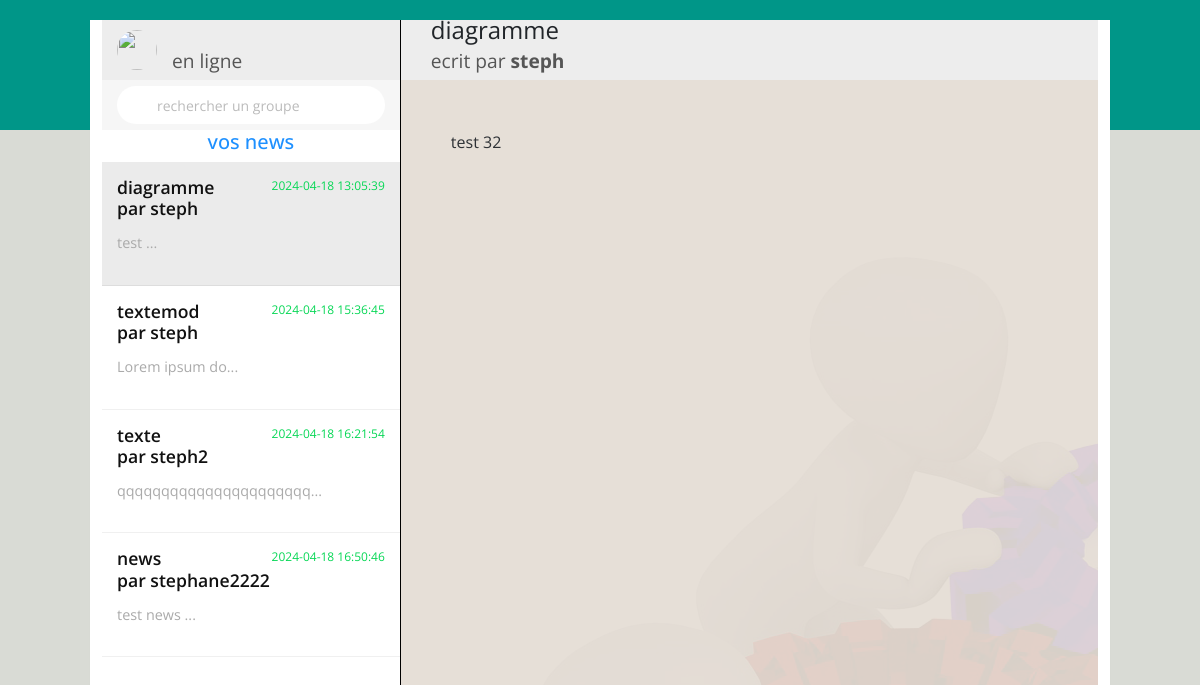
The page /?p=contentnews&id=1 (signed in) on the database its author committed.
### tables this page shows
CREATE TABLE `news` (
  `id` smallint(5) UNSIGNED NOT NULL,
  `auteur` varchar(30) NOT NULL,
  `titre` varchar(100) NOT NULL,
  `contenu` text NOT NULL,
  `dateAjout` datetime NOT NULL,
  `dateModif` datetime NOT NULL
);

### models/NewsManager.php (called while the page is built, shortened)
<?php
class NewsManager {
    private $db;
    public function __construct($db) {
        $this->db = $db;
    }
    public function read($id) {
        $query = "SELECT * FROM news WHERE id = :id";
        $stmt = $this->db->prepare($query);
        $stmt->bindValue(':id', $id);
        $stmt->execute();
        return $stmt->fetch(PDO::FETCH_ASSOC);
    }
    public function readAllNews() {
        $sql = "SELECT * FROM news";
        $stmt = $this->db->prepare($sql);
        $stmt->execute();
        $datas = $stmt->fetchAll(PDO::FETCH_ASSOC);
        return $datas;
    }
}
function afficherContenuNews($contenu,$tail) {
        $trimmedContenu = substr($contenu, 0, $tail);
        if (strlen($contenu) > $tail) {
            $trimmedContenu .= '...';
        }
        return $trimmedContenu;
    }

### views/newsList.php (the view, shortened to what this page needs)
<?php
require_once './models/NewsManager.php';
$database = new Database();
$connection = $database->getConnection();
$newsManager = new NewsManager($connection);
$listNews = $newsManager->readAllnews();
if (!empty($listNews)) {
    echo "<h5 style='text-align:center;color: dodgerblue;'>vos news</h5>";
    foreach ($listNews as $news) {
        ?>
            <a href="?p=contentnews&id=<?= $news['id'] ?>"  style="text-decoration: none;">
            <div class="block nonlue <?php if (isset($_GET['id']) && $_GET['id']== $news['id']) {echo "active";} ?>">
                    <div class="details">
                        <div class="listHead">
                            <h4><?= $news["titre"] ?><br> par <?= $news['auteur'] ?></h4>
                            <p class="time"><?= $news['dateAjout'] ?></p>
                        </div>
                        <div class="message_p">
                            <p>  <?= afficherContenuNews($news['contenu'],30); ?></p>
                        </div>
                    </div>
            </div>
            </a>
        <?php
    }
} else {
    echo "il y'a encore aucun news.";
}
?>

### index.php (shortened to what this page needs)
<!DOCTYPE html>
<html lang="en">
<head>
	<link href='https://unpkg.com/boxicons@2.1.4/css/boxicons.min.css' rel='stylesheet'>
    <link href="https://cdn.jsdelivr.net/npm/bootstrap@5.3.3/dist/css/bootstrap.min.css" rel="stylesheet">
    <link rel="stylesheet" href="./assets/styles/admin.css" />
    <link rel="stylesheet" href="./assets/styles/style.css">
    <link rel="stylesheet" href="./assets/styles/add.css" />
</head>
 <body>
 <?php
    if (isset($_SESSION['user'])){
         require_once './views/home.php';
    }else{
        require_once './views/login.php';
    }
?>
</body>
</html>

### views/home.php (shortened to what this page needs)
<div class="container">
        <div class="leftSide">
            <div class="header">
            <div class="imgText">
                    <div class="userimg">
                    <img src="./assets/profiles/<?= $_SESSION['user']["profil"] ?>" class="cover" alt="">
                    </div>
                    <h4><?= $_SESSION['user']["username"] ?><br><span>en ligne</span></h4>
                </div>
            </div>
            <div class="chearch_chat">
                <div>
                    <input type="text" name="recherche" placeholder="rechercher un groupe" id="">
                </div>
            </div>
            <div class="chatlist">
                <?php
                if (isset($_GET['p'])) {
                    $route=$_GET['p'];
                    if ($route == "listNews" || $route == "contentnews") {
                        require_once 'newsList.php';
                    }elseif($route == "myGroup" || $route == "contentGroup"){
                        require_once 'myGroups.php';
                    }
            }else{
                require_once 'myGroups.php';
            }
                 ?>
            </div>
        </div>
        <div class="rightSide" >
            <?php
                if (isset($_GET['p'])) {
                    $route=$_GET['p'];
                    if ($route == "contentGroup") {
                        require_once 'contentGroup.php';
                    } elseif($route == "listNews"){
                        require_once 'acceuil.php';
                    }elseif($route == "contentnews"){
                        require_once 'contentnews.php';
                    }
                    else {
                        echo '<img src="./assets/images/fontGroup.jpg" style="width: 100%;height:100%;position:absolute" alt="">';
                    }
                }
            ?>
        </div>

### views/contentnews.php (shortened to what this page needs)
<?php
  require_once './models/NewsManager.php';
  $id = $_GET['id'];
  $database = new Database();
  $connection = $database->getConnection();
  $newsManager = new NewsManager($connection);
  $news = $newsManager->read($id);
?>
<div class="header">
                <div class="imgText">
                    <h4><?= $news['titre'] ?><br><span>ecrit par <b><?= $news['auteur'] ?></b></span></h4>
                </div>
 </div>
             <div class="chatBox">
                <p style="word-wrap: break-word;">
                <?= $news['contenu'] ?>
                </p>
            </div>
             </div>

### assets/styles/admin.css (style rules this page uses)
:root { --blue: rgba(0,0,0,0.5); --blanck: white; --blue2:aliceblue; --att:firebrick; --suc:deepskyblue; --err:tomato; }
body { background: var(--blue2); }

### assets/styles/style.css (style rules this page uses)
* { margin: 0; padding: 0; box-sizing: border-box; font-family: 'Open Sans',sans-serif; }
body { display: flex; justify-content: center; align-items: center; min-height: 100vh; background: linear-gradient(#009688 0%,#009688 130px,#d9dbd5 130px,#d9dbd5 100%); }
.container { position: relative; width: 1396px; max-width: 85%; height: calc(100vh - 40px); background: #fff; box-shadow: 0 1px 1px 0 rgba(0,0,0,0.03); display: flex; }
.container .leftSide { position: relative; flex: 30%; background: #fff; border-right: 1px solid #000; }
.container .rightSide { position: relative; flex: 70%; background: #e5ddd5; }
.container .rightSide::before { content: ''; position: absolute; top: 0; left: 0; width: 100%; height: 100%; background: url(../images/fontGroup.jpg); opacity: 0.06; }
.header { position: relative; width: 100%; height: 60px; background: #ededed; display: flex; justify-content: space-between; align-items: center; padding: 0 15px; }
.userimg { position: relative; width: 40px; height: 40px; overflow: hidden; border-radius: 50%; cursor: pointer; }
.cover { position: absolute; top: 0; left: 0; width: 100%; height: 100%; object-fit: cover; }
.chearch_chat { position: relative; width: 100%; height: 50px; background: #f6f6f6; display: flex; justify-content: center; align-items: center; padding: 0 15px; }
.chearch_chat div { width: 100%; }
.chearch_chat div input { width: 100%; outline: none; border: none; background: #fff; padding: 6px; height: 38px; border-radius: 30px; font-size: 14px; padding-left: 40px; }
.chearch_chat div input::placeholder { color: #bbb; }
.chatlist { position: relative; height: calc(100% - 110px); overflow-y: auto; }
.chatlist .block { position: relative; width: 100%; display: flex; align-items: center; padding: 15px; border-bottom: 1px solid rgba(0,0,0,0.06); cursor: pointer; }
.chatlist .block.active { background: #ebebeb; }
.chatlist .block .details { position: relative; width: 100%; }
.chatlist .block .details .listHead { display: flex; justify-content: space-between; margin-bottom: 5px; }
.chatlist .block .details .listHead h4 { font-size: 1.1em; font-weight: 600; color: #111; }
.chatlist .block .details .listHead .time { font-size: 0.75em; color: #aaa; }
.chatlist .block .details .listHead .time { color: #111; }
.chatlist .block.nonlue .details .listHead .time { color: #06d755; }
.message_p { display: flex; justify-content: space-between; align-items: center; }
.message_p p { color: #aaa; display: -webkit-box; -webkit-line-clamp: 1; font-size: 0.9em; -webkit-box-orient: vertical; overflow: hidden; text-overflow: ellipsis; }
.imgText { position: relative; display: flex; justify-content: center; align-items: center; }
.imgText h4 { font-weight: 400; line-height: 1.2em; margin-left: 15px; }
.imgText h4 span { font-size: 0.8em; color: #555; }
.chatBox { width: 100%; height: calc(100% - 120px); padding: 50px; overflow-y: auto; }

### rows shown on the page
news: titre "diagramme", auteur "steph", dateAjout "2024-04-18 13:05:39", contenu "test ...", contenu "test 32"
news: titre "textemod", auteur "steph", dateAjout "2024-04-18 15:36:45", contenu "Lorem ipsum do..."
news: titre "texte", auteur "steph2", dateAjout "2024-04-18 16:21:54", contenu "qqqqqqqqqqqqqqqqqqqqqq..."
news: titre "news", auteur "stephane2222", dateAjout "2024-04-18 16:50:46", contenu "test news ..."
